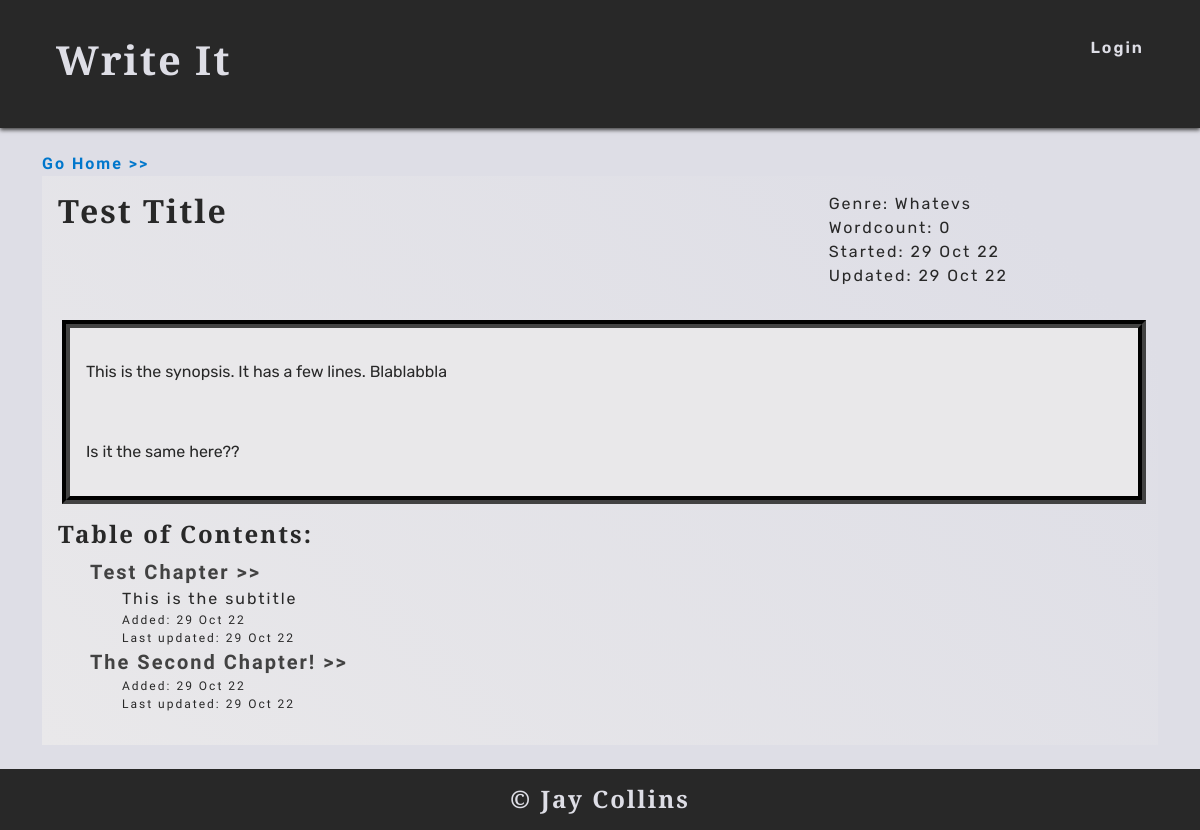
The page /book/test-title on the database as committed earlier.
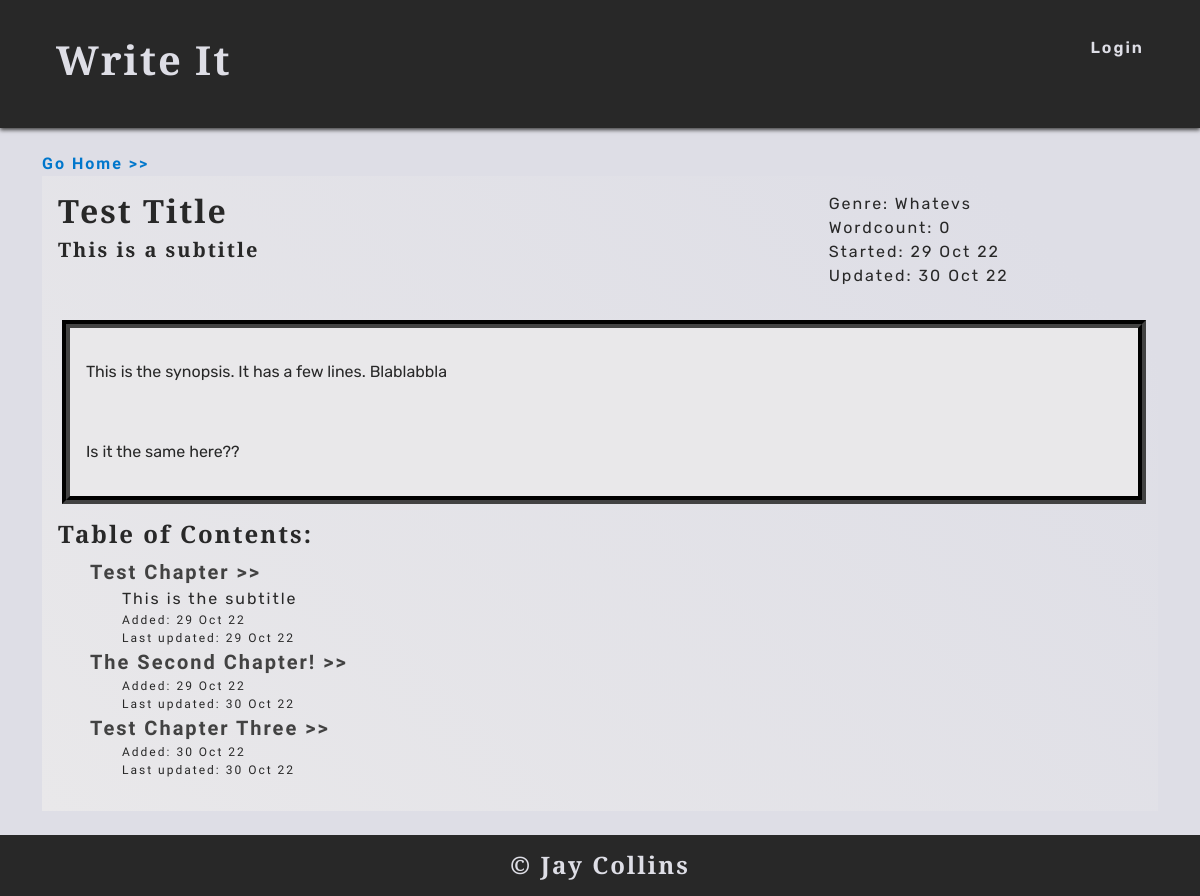
The same page on the database as committed later.
### write/models.py (models this page shows, shortened)
class Book(models.Model):
    creator = models.ForeignKey(Account, on_delete=models.SET_NULL, null=True)
    title = models.CharField(max_length=80, unique=True)
    subtitle = models.CharField(max_length=120, null=True, blank=True)
    slug = models.SlugField(max_length=80, unique=True)
    genre = models.CharField(max_length=80, null=True, blank=True)
    synopsis = models.TextField(blank=True)
    created_on = models.DateField(auto_now_add=True)
    edited_on = models.DateField(auto_now=True)
    status = models.IntegerField(choices=STATUS, default=0)
    class Meta:
        ordering = ['-status', '-created_on']

class Chapter(models.Model):
    book = models.ForeignKey(Book, on_delete=models.SET_NULL, null=True, related_name='chapter')
    title = models.CharField(max_length=40)
    subtitle = models.CharField(max_length=80, null=True, blank=True)
    slug = models.SlugField(max_length=40, unique=True)
    content = models.TextField()
    wordcount = models.IntegerField(default=0)
    created_on = models.DateField(auto_now_add=True)
    edited_on = models.DateField(auto_now=True)
    status = models.IntegerField(choices=STATUS, default=0)
    class Meta:
        ordering = ['created_on']
        get_latest_by = ['created_on']

### write/views.py (the view)
# urls.py: path('book/<slug:slug>', views.book, name='book'),
def book(request, slug):
    book = get_object_or_404(Book, slug=slug)
    chapters = book.chapter.all()
    words = chapters.aggregate(wordcount_sum=Sum('wordcount'))
    template_name = 'write/book.html'
    context = {
        'book': book,
        'chapters': chapters,
        'words': words,
    }
    return render(request, template_name, context)

### write/templates/write/book.html (shortened to what this page needs)
{% extends 'base.html' %}
{% load static %}
{% block content %}
<div>
    <a class="wrt-link" href="{% url 'home' %}">Go Home >></a>
</div>
<section class="container-fluid book-card">
    <div class="row">
        <div class="col-sm-8">
        <h1 class="headings" >{{ book.title }}</h1>
        {% if book.subtitle %}
        <h2 class="subtitle">{{ book.subtitle }}</h2>
        {% endif %}
        </div>
        <div class="col-sm-4">
            <ul>
                <li>Genre: {{ book.genre }}</li>
                <li>Wordcount: {{ words.wordcount_sum }}</li>
                <li>Started: {{ book.created_on|date:"d M y" }}</li>
                <li>Updated: {{ book.chapter.latest.created_on|date:"d M y" }}</li>
            </ul>
        </div>
        <div class="row">
            <div class="content-card ltr-space">
            <p>
                {{ book.synopsis|safe }}
            </p>
            </div>
        </div>
    </div>
    <div class="col-12">
        <h1 class="headings subheadings">Table of Contents:</h1>
        <ol>
            {% for chapter in chapters %}
            <li>
                {% if chapter.status == 1 %}
                <a class="title-link" href="{% url 'chapter' slug=chapter.slug %}">{{ chapter.title }} >></a>
                <ul>{% if chapter.subtitle %}
                    <li>
                        {{ chapter.subtitle }}
                    </li>
                    {% endif %}
                    <li class="little">
                        Added: {{ chapter.created_on|date:'d M y' }}
                    </li>
                    <li class="little">
                        Last updated: {{ chapter.edited_on|date:'d M y' }}
                    </li>
                </ul>
                {% endif %}
            </li>
            {% empty %}
            <p>No chapters yet!</p>
            {% endfor %}
        </ol>
    </div>
</section>
{% endblock %}

Rows that differ between the two databases and show on the page:
changed Book "Test Title": subtitle (not shown) → "This is a subtitle"; chapter.latest.created_on "29 Oct 22" → "30 Oct 22"
changed Chapter "The Second Chapter!": edited_on "29 Oct 22" → "30 Oct 22"
added Chapter: title "Test Chapter Three", created_on "30 Oct 22", edited_on "30 Oct 22"
